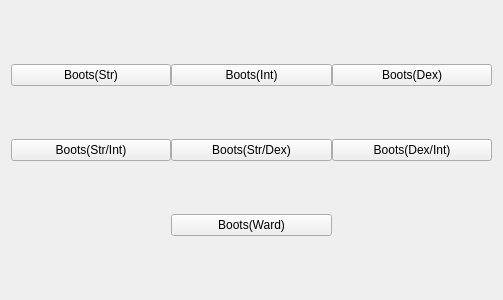
<?xml version="1.0" encoding="UTF-8"?>
<ui version="4.0">
 <class>boot_types</class>
 <widget class="QWidget" name="boot_types">
  <property name="geometry">
   <rect>
    <x>0</x>
    <y>0</y>
    <width>503</width>
    <height>300</height>
   </rect>
  </property>
  <property name="windowTitle">
   <string>Form</string>
  </property>
  <layout class="QVBoxLayout" name="verticalLayout">
   <item>
    <widget class="QWidget" name="boot_types_container" native="true">
     <layout class="QGridLayout" name="gridLayout">
      <property name="leftMargin">
       <number>0</number>
      </property>
      <property name="topMargin">
       <number>0</number>
      </property>
      <property name="rightMargin">
       <number>0</number>
      </property>
      <property name="bottomMargin">
       <number>0</number>
      </property>
      <property name="spacing">
       <number>0</number>
      </property>
      <item row="0" column="2">
       <widget class="QPushButton" name="dex_armour_boots_btn">
        <property name="text">
         <string>Boots(Dex)</string>
        </property>
        <attribute name="buttonGroup">
         <string notr="true">boot_types_btn_group</string>
        </attribute>
       </widget>
      </item>
      <item row="1" column="2">
       <widget class="QPushButton" name="dex_int_armour_boots_btn">
        <property name="text">
         <string>Boots(Dex/Int)</string>
        </property>
        <attribute name="buttonGroup">
         <string notr="true">boot_types_btn_group</string>
        </attribute>
       </widget>
      </item>
      <item row="0" column="1">
       <widget class="QPushButton" name="int_armour_boots_btn">
        <property name="text">
         <string>Boots(Int)</string>
        </property>
        <attribute name="buttonGroup">
         <string notr="true">boot_types_btn_group</string>
        </attribute>
       </widget>
      </item>
      <item row="0" column="0">
       <widget class="QPushButton" name="str_armour_boots_btn">
        <property name="text">
         <string>Boots(Str)</string>
        </property>
        <attribute name="buttonGroup">
         <string notr="true">boot_types_btn_group</string>
        </attribute>
       </widget>
      </item>
      <item row="1" column="0">
       <widget class="QPushButton" name="str_int_armour_boots_btn">
        <property name="text">
         <string>Boots(Str/Int)</string>
        </property>
        <attribute name="buttonGroup">
         <string notr="true">boot_types_btn_group</string>
        </attribute>
       </widget>
      </item>
      <item row="1" column="1">
       <widget class="QPushButton" name="str_dex_armour_boots_btn">
        <property name="text">
         <string>Boots(Str/Dex)</string>
        </property>
        <attribute name="buttonGroup">
         <string notr="true">boot_types_btn_group</string>
        </attribute>
       </widget>
      </item>
      <item row="2" column="1">
       <widget class="QPushButton" name="ward_boots_btn">
        <property name="text">
         <string>Boots(Ward)</string>
        </property>
        <attribute name="buttonGroup">
         <string notr="true">boot_types_btn_group</string>
        </attribute>
       </widget>
      </item>
     </layout>
    </widget>
   </item>
  </layout>
 </widget>
 <resources/>
 <connections/>
 <buttongroups>
  <buttongroup name="boot_types_btn_group"/>
 </buttongroups>
</ui>
